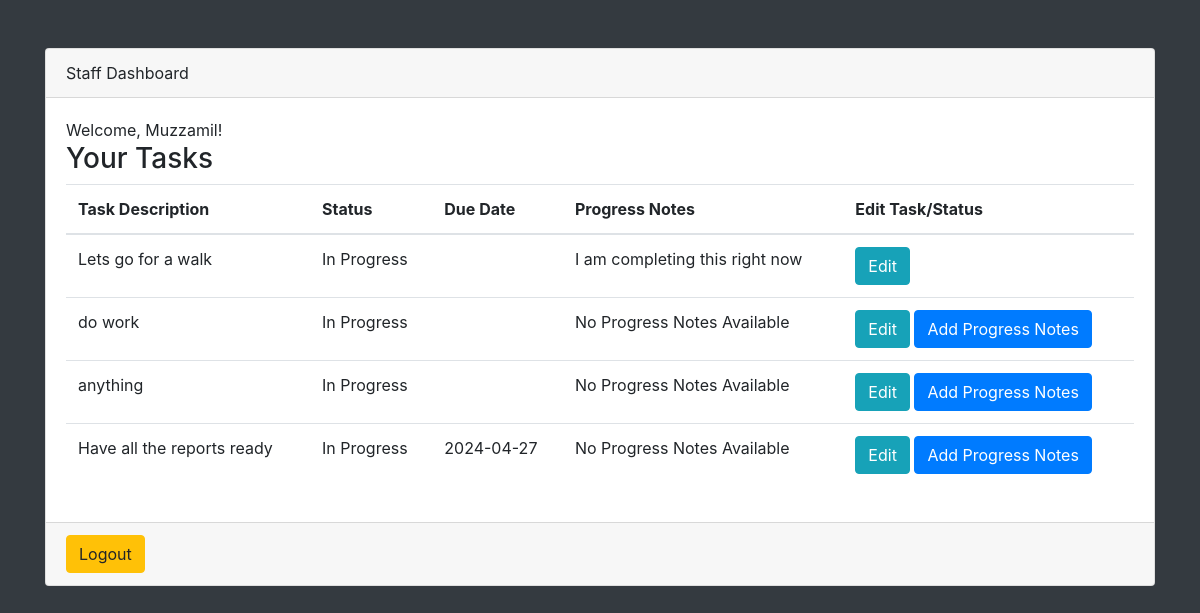
The page /userhome.php (signed in) on the database its author committed.
### tables this page shows
CREATE TABLE `progress_notes` (
  `id` int(11) NOT NULL,
  `task_id` int(11) DEFAULT NULL,
  `note` text DEFAULT NULL,
  `timestamp` timestamp NOT NULL DEFAULT current_timestamp()
);

CREATE TABLE `tasks` (
  `id` int(11) NOT NULL,
  `user_id` int(11) DEFAULT NULL,
  `description` varchar(255) DEFAULT NULL,
  `Progress` varchar(20) DEFAULT NULL,
  `status` varchar(255) DEFAULT 'In Progress',
  `time_issued` timestamp NOT NULL DEFAULT current_timestamp(),
  `due_date` date DEFAULT NULL
);

### userhome.php (the view, shortened to what this page needs)
<?php
require('db.php');
$user_id = $_SESSION['USER_ID'];
$sql = "SELECT t.id, t.description AS task_description, t.status, t.due_date, pn.note AS progress_note
        FROM tasks t
        LEFT JOIN progress_notes pn ON t.id = pn.task_id
        WHERE t.user_id = ?";
$stmt = $con->prepare($sql);
$stmt->bind_param("i", $user_id);
$stmt->execute();
$result = $stmt->get_result();
?>
<!DOCTYPE html>
<html lang="en">
<head>
    <link href="vendor/fontawesome-free/css/all.min.css" rel="stylesheet" type="text/css">
    <link href="css/sb-admin.css" rel="stylesheet">
</head>
<body class="bg-dark">
    <div class="container">
        <div class="card mx-auto mt-5">
            <div class="card-header">Staff Dashboard</div>
            <div class="card-body">
                Welcome, <?php echo isset($_SESSION['USERNAME']) ? htmlspecialchars($_SESSION['USERNAME'], ENT_QUOTES, 'UTF-8') : 'User'; ?>!
                <h3>Your Tasks</h3>
                <table class="table">
                    <thead>
                        <tr>
                            <th>Task Description</th>
                            <th>Status</th>
                            <th>Due Date</th>
                            <th>Progress Notes</th>
                            <th>Edit Task/Status</th>
                        </tr>
                    </thead>
                    <tbody>
                        <?php while ($row = $result->fetch_assoc()): ?>
                        <tr>
                            <td><?php echo htmlspecialchars($row['task_description'], ENT_QUOTES, 'UTF-8'); ?></td>
                            <td><?php echo htmlspecialchars($row['status'], ENT_QUOTES, 'UTF-8'); ?></td>
                            <td><?php echo htmlspecialchars($row['due_date'], ENT_QUOTES, 'UTF-8'); ?></td>
                            <td><?php echo $row['progress_note'] ? htmlspecialchars($row['progress_note'], ENT_QUOTES, 'UTF-8') : 'No Progress Notes Available'; ?></td>
                            <td>
                                <a href="edit_task_user.php?id=<?php echo $row['id']; ?>" class="btn btn-info">Edit</a>
                                <?php if (!$row['progress_note']): ?>
                                <a href="useraddprogress.php?task_id=<?php echo $row['id']; ?>" class="btn btn-primary">Add Progress Notes</a>
                                <?php endif; ?>
                            </td>
                        </tr>
                        <?php endwhile; ?>
                    </tbody>
                </table>
            </div>
            <div class="card-footer">
                <a href="logout.php" class="btn btn-warning">Logout</a>
            </div>
        </div>
    </div>
</body>
</html>

### rows shown on the page
progress_notes: task.description "Lets go for a walk", task.status "In Progress", note "I am completing this right now"
tasks: description "do work", status "In Progress", shows "No Progress Notes Available"
tasks: description "anything", status "In Progress", shows "No Progress Notes Available"
tasks: description "Have all the reports ready", status "In Progress", due_date "2024-04-27", shows "No Progress Notes Available"

### other values the page prints
$_SESSION['USERNAME'] "Muzzamil"
